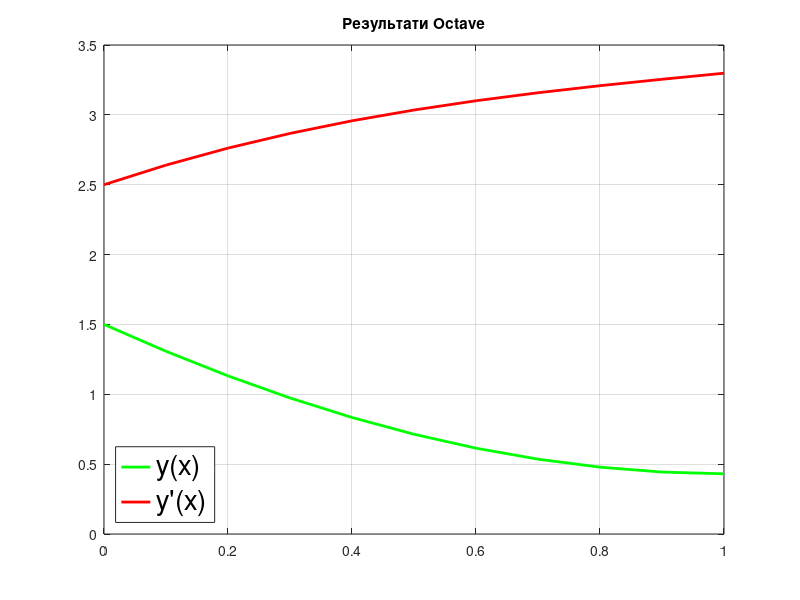

Write MATLAB code to recreate this figure.
# Початкові значення
x0 = 0.0;
y0 = 2.5;
z0 = 1.5;
h = 0.1;
x_target = 0.9;

# Функція рівняння
function result = equation_func(x, y, z)
    result = 1 + exp(x) - y - z;
endfunction

# Метод Рунге-Кутта
function results = runge_kutta(x0, y0, z0, h, x_target)
    x = x0;
    y = y0;
    z = z0;
    results = [];

    while x < x_target
        results = [results; [x, y, z]];

        k1y = h * z;
        k1z = h * equation_func(x, y, z);

        k2y = h * (z + 0.5 * k1z);
        k2z = h * equation_func(x + 0.5 * h, y + 0.5 * k1y, z + 0.5 * k1z);

        k3y = h * (z + 0.5 * k2z);
        k3z = h * equation_func(x + 0.5 * h, y + 0.5 * k2y, z + 0.5 * k2z);

        k4y = h * (z + k3z);
        k4z = h * equation_func(x + h, y + k3y, z + k3z);

        y = y + (1/6) * (k1y + 2 * k2y + 2 * k3y + k4y);
        z = z + (1/6) * (k1z + 2 * k2z + 2 * k3z + k4z);
        x = x + h;
    endwhile
    results = [results; [x, y, z]]; # Додаємо останній крок
endfunction

# Виклик методу Рунге-Кутта
results = runge_kutta(x0, y0, z0, h, x_target);

# Вивід результатів у форматі таблиці
fprintf('\nРозв''язок Octave:\n\n');
fprintf('      x     y''(x)      y(x)\n');
fprintf('---------------------------\n');
for i = 1:size(results, 1)
    fprintf('%6.4f   %8.6f   %8.6f\n', results(i, 1), results(i, 3), results(i, 2));
end

# Створення графіку
figure;
plot(results(:, 1), results(:, 3), 'g-', 'LineWidth', 2, 'DisplayName', 'y(x)');
hold on;
plot(results(:, 1), results(:, 2), 'r-', 'LineWidth', 2, 'DisplayName', 'y''(x)');
title('Результати Octave');
legend('Location', 'SouthWest', 'FontSize', 20);
grid on;
hold off;

